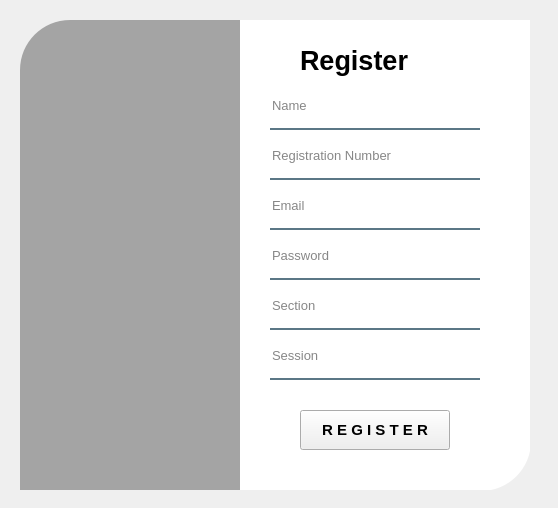
<?xml version="1.0" encoding="UTF-8"?>
<ui version="4.0">
 <class>StuRegistration</class>
 <widget class="QWidget" name="StuRegistration">
  <property name="geometry">
   <rect>
    <x>0</x>
    <y>0</y>
    <width>558</width>
    <height>508</height>
   </rect>
  </property>
  <property name="font">
   <font>
    <family>MS Shell Dlg 2</family>
   </font>
  </property>
  <property name="windowTitle">
   <string>Form</string>
  </property>
  <widget class="QWidget" name="widget" native="true">
   <property name="geometry">
    <rect>
     <x>-20</x>
     <y>-10</y>
     <width>550</width>
     <height>500</height>
    </rect>
   </property>
   <property name="styleSheet">
    <string notr="true">QPushButton#pushButton{
	background-color: qlineargradient(spread:pad, x1:0, y1:0.505682, x2:1, y2:0.477, stop:0 rgba(11, 131, 120, 219), stop:1 rgba(85, 98, 112, 226));
color:rgba(255,255,255,210);
border-radius:5px;
}

QPushButton#pushButton:hover{
	background-color: qlineargradient(spread:pad, x1:0, y1:0.505682, x2:1, y2:0.477, stop:0 rgba(150, 123, 111, 219), stop:1 rgba(85, 81, 84, 226));
}

QPushButton#pushButton:pressed{
padding-left:5px;
paddig-top:5px;
background-color:rgba(150,123,111,255);
}




QPushButton#pushButton_2,#pushButton_3,#pushButton_4,#pushButton_5{
	background-color: rgba(0, 0, 0, 0);
color:rgba(85,98,112,255);
}

QPushButton#pushButton_2:hover,#pushButton_3:hover,#pushButton_4:hover,#pushButton_5:hover{
color: rgba(131, 96, 53, 255);
}

QPushButton#pushButton_2:pressed,#pushButton_3:pressed,#pushButton_4:pressed,#pushButton_5:pressed{
padding-left:5px;
paddig-top:5px;
color:rgba(91,88,53,255);
}</string>
   </property>
   <widget class="QLabel" name="label">
    <property name="geometry">
     <rect>
      <x>40</x>
      <y>30</y>
      <width>280</width>
      <height>500</height>
     </rect>
    </property>
    <property name="styleSheet">
     <string notr="true">border-image: url(:/Images/Images/r2.jpg);
background-color:rgba(0,0,0,80);
border-top-left-radius:50px;
</string>
    </property>
    <property name="text">
     <string/>
    </property>
    <property name="pixmap">
     <pixmap>../Images/r2.jpg</pixmap>
    </property>
    <property name="scaledContents">
     <bool>true</bool>
    </property>
   </widget>
   <widget class="QLabel" name="label_2">
    <property name="geometry">
     <rect>
      <x>260</x>
      <y>30</y>
      <width>291</width>
      <height>471</height>
     </rect>
    </property>
    <property name="font">
     <font>
      <family>MS Shell Dlg 2</family>
      <pointsize>15</pointsize>
     </font>
    </property>
    <property name="styleSheet">
     <string notr="true">background-color: rgba(255, 255, 255,255);
border-bottom-right-radius:50px;</string>
    </property>
    <property name="text">
     <string/>
    </property>
   </widget>
   <widget class="QWidget" name="widget_2" native="true">
    <property name="geometry">
     <rect>
      <x>260</x>
      <y>30</y>
      <width>271</width>
      <height>461</height>
     </rect>
    </property>
    <widget class="QLineEdit" name="emailtxt">
     <property name="geometry">
      <rect>
       <x>30</x>
       <y>170</y>
       <width>210</width>
       <height>40</height>
      </rect>
     </property>
     <property name="font">
      <font>
       <family>MS Shell Dlg 2</family>
       <pointsize>10</pointsize>
      </font>
     </property>
     <property name="styleSheet">
      <string notr="true">background-color: rgba(0, 0, 0, 0);
border:none;
border-bottom:2px solid rgba(46,82,101,200);
color:rgba(0,0,0,240);
padding-bottom:7px;</string>
     </property>
     <property name="echoMode">
      <enum>QLineEdit::Normal</enum>
     </property>
     <property name="placeholderText">
      <string>Email</string>
     </property>
    </widget>
    <widget class="QLabel" name="label_3">
     <property name="geometry">
      <rect>
       <x>60</x>
       <y>20</y>
       <width>151</width>
       <height>41</height>
      </rect>
     </property>
     <property name="font">
      <font>
       <family>MS Shell Dlg 2</family>
       <pointsize>20</pointsize>
       <weight>75</weight>
       <bold>true</bold>
      </font>
     </property>
     <property name="text">
      <string>Register </string>
     </property>
    </widget>
    <widget class="QLineEdit" name="Nametxt">
     <property name="geometry">
      <rect>
       <x>30</x>
       <y>70</y>
       <width>210</width>
       <height>40</height>
      </rect>
     </property>
     <property name="font">
      <font>
       <family>MS Shell Dlg 2</family>
       <pointsize>10</pointsize>
      </font>
     </property>
     <property name="styleSheet">
      <string notr="true">background-color: rgba(0, 0, 0, 0);
border:none;
border-bottom:2px solid rgba(46,82,101,200);
color:rgba(0,0,0,240);
padding-bottom:7px;</string>
     </property>
     <property name="placeholderText">
      <string>Name</string>
     </property>
    </widget>
    <widget class="QLineEdit" name="regtxt">
     <property name="geometry">
      <rect>
       <x>30</x>
       <y>120</y>
       <width>210</width>
       <height>40</height>
      </rect>
     </property>
     <property name="font">
      <font>
       <family>MS Shell Dlg 2</family>
       <pointsize>10</pointsize>
      </font>
     </property>
     <property name="styleSheet">
      <string notr="true">background-color: rgba(0, 0, 0, 0);
border:none;
border-bottom:2px solid rgba(46,82,101,200);
color:rgba(0,0,0,240);
padding-bottom:7px;</string>
     </property>
     <property name="placeholderText">
      <string>Registration Number</string>
     </property>
    </widget>
    <widget class="QLineEdit" name="sectiontxt">
     <property name="geometry">
      <rect>
       <x>30</x>
       <y>270</y>
       <width>210</width>
       <height>40</height>
      </rect>
     </property>
     <property name="font">
      <font>
       <family>MS Shell Dlg 2</family>
       <pointsize>10</pointsize>
      </font>
     </property>
     <property name="styleSheet">
      <string notr="true">background-color: rgba(0, 0, 0, 0);
border:none;
border-bottom:2px solid rgba(46,82,101,200);
color:rgba(0,0,0,240);
padding-bottom:7px;</string>
     </property>
     <property name="placeholderText">
      <string>Section</string>
     </property>
    </widget>
    <widget class="QLineEdit" name="passwordtxt">
     <property name="geometry">
      <rect>
       <x>30</x>
       <y>220</y>
       <width>210</width>
       <height>40</height>
      </rect>
     </property>
     <property name="font">
      <font>
       <family>MS Shell Dlg 2</family>
       <pointsize>10</pointsize>
      </font>
     </property>
     <property name="styleSheet">
      <string notr="true">background-color: rgba(0, 0, 0, 0);
border:none;
border-bottom:2px solid rgba(46,82,101,200);
color:rgba(0,0,0,240);
padding-bottom:7px;</string>
     </property>
     <property name="echoMode">
      <enum>QLineEdit::Password</enum>
     </property>
     <property name="placeholderText">
      <string>Password</string>
     </property>
    </widget>
    <widget class="QLineEdit" name="sessiontxt">
     <property name="geometry">
      <rect>
       <x>30</x>
       <y>320</y>
       <width>210</width>
       <height>40</height>
      </rect>
     </property>
     <property name="font">
      <font>
       <family>MS Shell Dlg 2</family>
       <pointsize>10</pointsize>
      </font>
     </property>
     <property name="styleSheet">
      <string notr="true">background-color: rgba(0, 0, 0, 0);
border:none;
border-bottom:2px solid rgba(46,82,101,200);
color:rgba(0,0,0,240);
padding-bottom:7px;</string>
     </property>
     <property name="text">
      <string/>
     </property>
     <property name="echoMode">
      <enum>QLineEdit::Normal</enum>
     </property>
     <property name="placeholderText">
      <string>Session</string>
     </property>
    </widget>
    <widget class="QPushButton" name="registerBtn">
     <property name="geometry">
      <rect>
       <x>60</x>
       <y>390</y>
       <width>150</width>
       <height>40</height>
      </rect>
     </property>
     <property name="font">
      <font>
       <family>MS Shell Dlg 2</family>
       <pointsize>11</pointsize>
       <weight>75</weight>
       <bold>true</bold>
      </font>
     </property>
     <property name="styleSheet">
      <string notr="true"/>
     </property>
     <property name="text">
      <string>R E G I S T E R</string>
     </property>
    </widget>
   </widget>
  </widget>
 </widget>
 <resources/>
 <connections/>
</ui>
